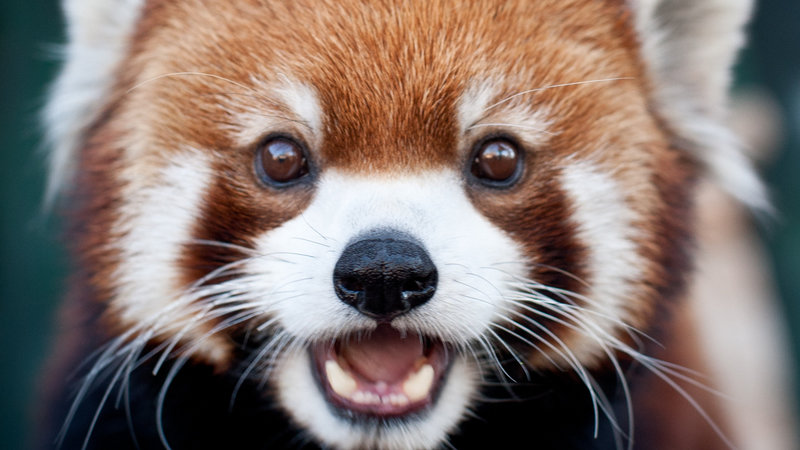
#> input picture computerVision/panda.jpg, 800 x 450 px
$ python crop_circle.py
#> lines starting #> are read from the running program, lines starting #| are printed output that depends on the picture; after the words box and inside, x2 and y2 are one past the last pixel; in counts of white or black regions, pixels touching at a corner belong together
import cv2
import numpy as np

img1 = cv2.imread('panda.jpg')
#> img1 is the input picture: shape (450, 800, 3); mean B, G, R 111.1, 116.7, 131.3
img = cv2.imread('panda.jpg',0)
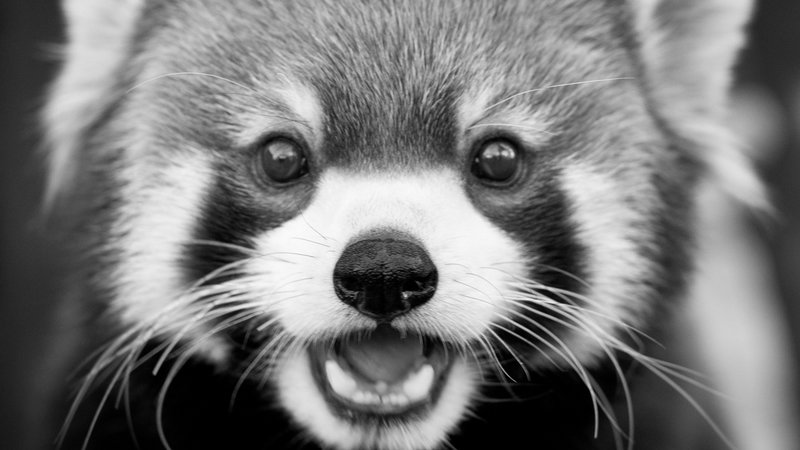
#> img: shape (450, 800); min 0, max 255, mean 120.4
gray = cv2.cvtColor(img1, cv2.COLOR_BGR2GRAY)
ret, thresh = cv2.threshold(gray, 50, 255, cv2.THRESH_BINARY)
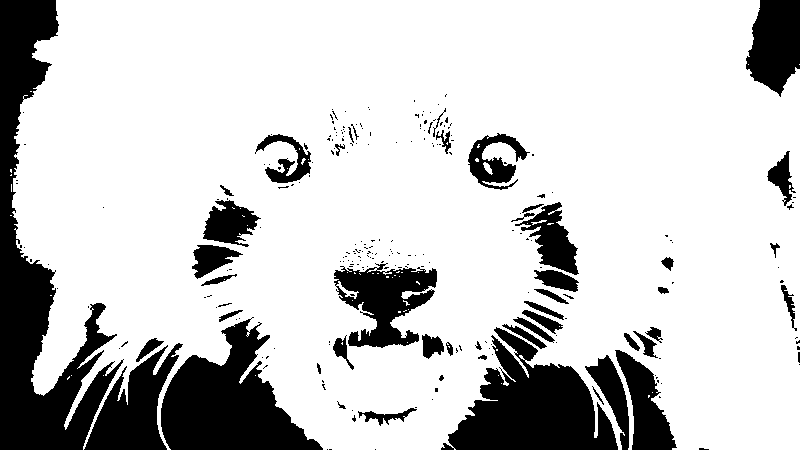
#> thresh: shape (450, 800); 79.2% white; 249 black regions (198 under 20 px), largest, box (x1, y1, x2, y2) and area: (0, 0, 124, 450) 20378, (441, 327, 618, 450) 11549, (161, 317, 323, 450) 11421

# Create mask
height,width = img.shape
#> height = 450; width = 800
mask = np.zeros((height,width), np.uint8)

edges = cv2.Canny(thresh, 100, 200)
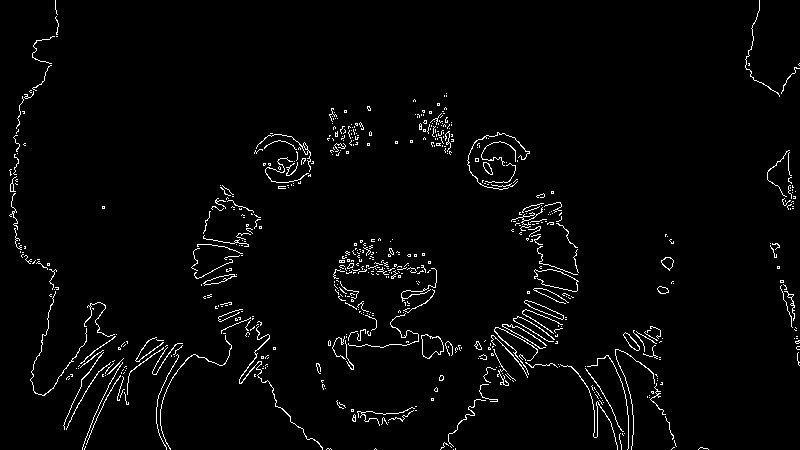
#> edges: shape (450, 800); 2.6% white in thin lines or dots
#cv2.imshow('detected ',gray)
cimg=cv2.cvtColor(img, cv2.COLOR_GRAY2BGR)
circles = cv2.HoughCircles(edges, cv2.HOUGH_GRADIENT, 1, 10000, param1 = 50, param2 = 30, minRadius = 0, maxRadius = 0)
#> circles = [[490.5, 426.5, 141.5]]
for i in circles[0,:]:
    i[2]=i[2]+4
    # Draw on mask
    cv2.circle(mask,(i[0],i[1]),i[2],(255,255,255),thickness=-1)
#> this loop made 1 pass
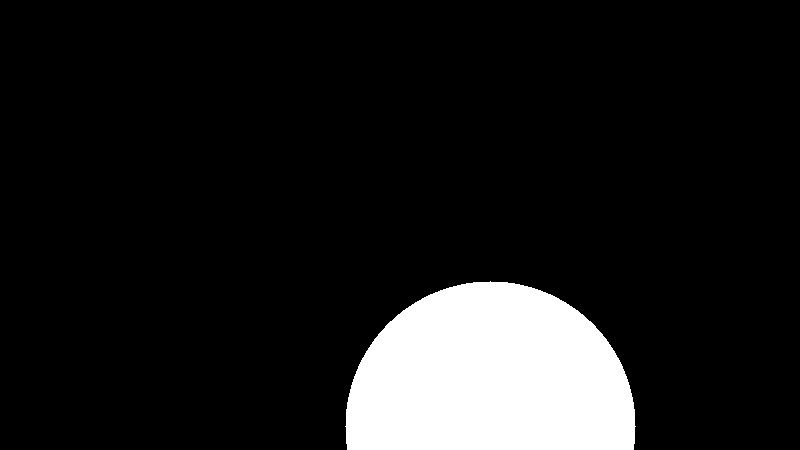
#> mask: shape (450, 800); 11.1% white; 1 white region

# Copy that image using that mask
masked_data = cv2.bitwise_and(img1, img1, mask=mask)
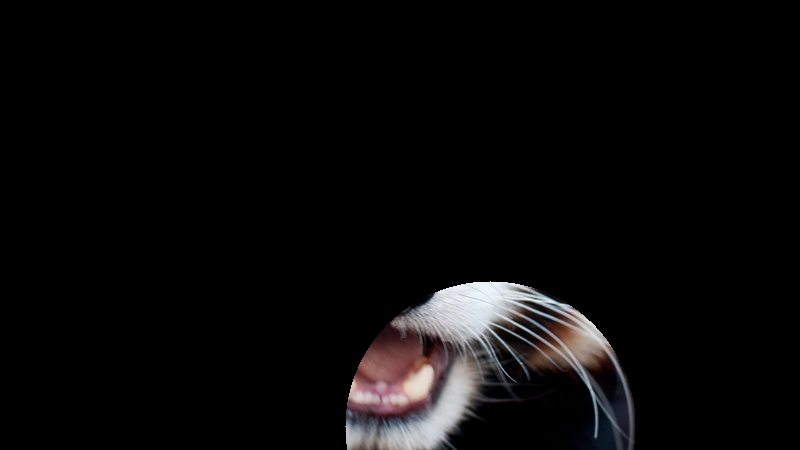
#> masked_data: shape (450, 800, 3); mean B, G, R 9.7, 9.5, 10.4

# Apply Threshold
_,thresh = cv2.threshold(mask,1,255,cv2.THRESH_BINARY)

# Find Contour
contours = cv2.findContours(thresh,cv2.RETR_EXTERNAL,cv2.CHAIN_APPROX_SIMPLE)
#> contours = 1 contour; box (x1, y1, x2, y2) and area: (345, 281, 636, 450) 39431
#> (the run stopped early here; a loop or call above may not have finished)
